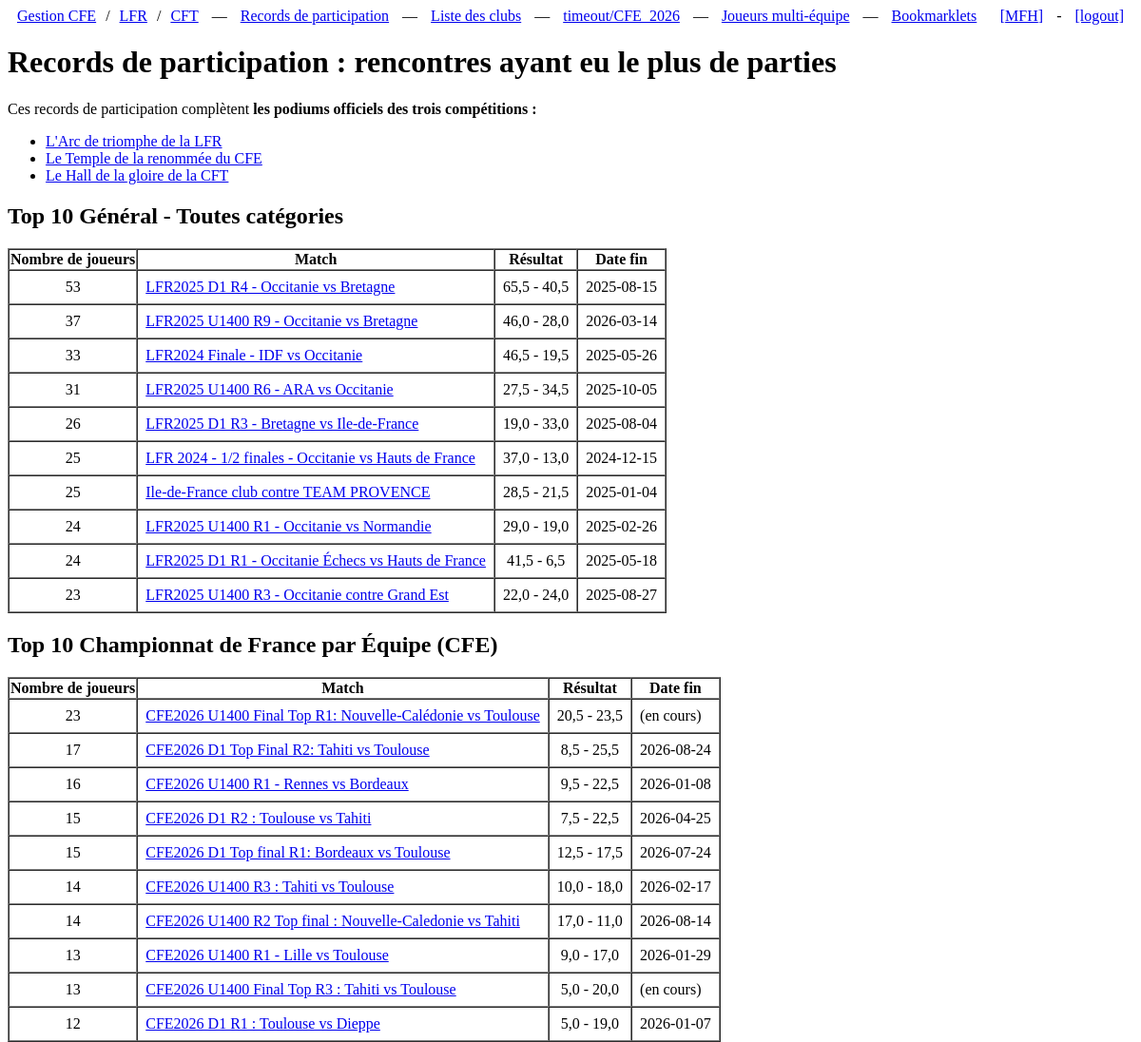
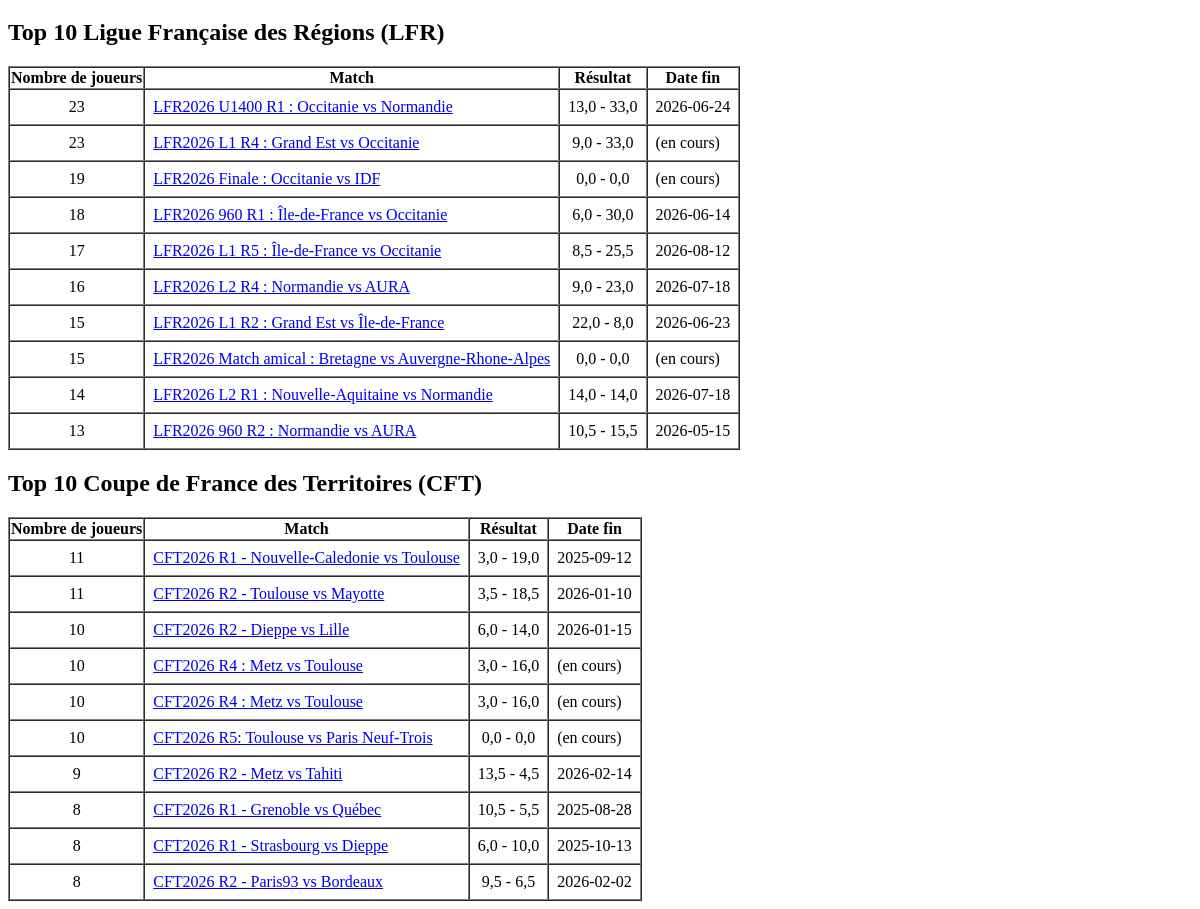
/top10/ (signed in), run on the app's committed database (2 pictures, top to bottom).
### tournoi/models.py (models this page shows, shortened)
class BaseModel(models.Model):
    id = models.CharField(max_length=100, primary_key=True)
    name = models.CharField(max_length=200, blank=True, default='')
    class Meta:
        abstract = True
    @property # so we can use `club.url` in Python or `{{ club.url }}` in HTML!
    def url(self): return self.url_prefix + self.id
    raw_data = models.JSONField(default=dict, blank=True)

class Match(BaseModel):
    api_prefix = "https://api.chess.com/pub/match/"
    url_prefix = "https://www.chess.com/club/matches/"
    competition = models.ForeignKey(Competition, on_delete=models.CASCADE, related_name='matches')
    status = models.CharField(max_length=50, blank=True)
    team1 = models.ForeignKey(Club, on_delete=models.SET_NULL, null=True, related_name='matches_as_team1')#club1
    team2 = models.ForeignKey(Club, on_delete=models.SET_NULL, null=True, related_name='matches_as_team2')#club2
    score_team1 = models.FloatField(default=0)
    score_team2 = models.FloatField(default=0)
    num_boards = models.IntegerField(default=0)
    @property
    def end_date(self) -> datetime | None:
        try: return datetime.fromtimestamp(int(self.raw_data['end_time']))
        except (KeyError, ValueError, TypeError): return None

### tournoi/views.py (the view)
# urls.py: path('top10/', views.top10, name='top10'),  # Records de participation
def top10(request):
    current_year = str(date.today().year)
    matches = Match.objects.annotate(
            finished=F('score_team1') + F('score_team2')
        ).order_by( '-num_boards', '-finished',
                    F('raw_data__end_time').asc(nulls_last=True))
    top10 = {'': {  "name": "Général - Toutes catégories",
                    "matches": matches[:10] },
            'CFE': { 'name': 'Championnat de France par Équipe (CFE)'},
            'LFR': { 'name': 'Ligue Française des Régions (LFR)'},
            'CFT': { 'name': 'Coupe de France des Territoires (CFT)'},
        }
    matches = matches.filter(name__icontains=current_year)
    for code,data in top10.items():
        if code: data['matches'] = matches.filter(name__icontains=code)[:10]
    return render(request, 'tournoi/top10.html', {'sections': top10 })

### templates/tournoi/top10.html (shortened to what this page needs)
{% extends 'base.html' %}
{% block content %}
<h1>Records de participation : rencontres ayant eu le plus de parties</h1>
Ces records de participation complètent <b> les podiums officiels des trois compétitions&nbsp;:</b>
<ul>
<li><a href="https://www.chess.com/fr/clubs/forum/view/arc-de-triomphe">
    L'Arc de triomphe de la LFR</a>
</li>
<li><a href="https://www.chess.com/fr/clubs/forum/view/temple-de-la-renommee-du-cfe">
    Le Temple de la renommée du CFE</a>
</li>
<li><a href="https://www.chess.com/fr/clubs/forum/view/hall-de-la-gloire-2">
    Le Hall de la gloire de la CFT</a>
</li>
</ul>
{% for code,section in sections.items %}
    <h2>Top 10 {{ section.name }}</h2>
<table border=1 cellspacing=0>
    <thead>
        <tr><th>Nombre de joueurs</th><th>Match</th><th>Résultat</th><th>Date fin</th></tr>
    </thead>
    <tbody>
{% for match in section.matches %}
    <tr>
        <td align=center>{{ match.num_boards }}</td>
        <td><a href="{{match.url}}">{{ match.name }}</a></td>
        <td align=center>{{ match.score_team1 }} - {{ match.score_team2 }}</td>
        <td>{{ match.end_date|date:'Y-m-d'|default:'(en cours)' }}</td>
    </tr>
{% empty %}
    <tr><td colspan="2">Aucun enregistrement trouvé.</td></tr>
{% endfor %}
    </tbody>
</table>
{% endfor %}
{% endblock content %}

### templates/base.html (shortened to what this page needs)
<!DOCTYPE html>
<html>
<head>
</head>
<body>
    <nav>
        <a href="/CFE">Gestion CFE</a>/<a href="/LFR">LFR</a>/<a href="/CFT">CFT</a>
        &mdash; <a href="/top10">Records de participation</a>
        &mdash; <a href="/clubs">Liste des clubs</a>
    {% if user.is_staff %}
        &mdash; <a href="/timeout/CFE_2026/">timeout/CFE_2026</a>
    {% endif %}{% if user.is_authenticated %}
        &mdash; <a href="/multiequipe/">Joueurs multi-équipe</a>
        &mdash; <a href="/bookmarklets/">Bookmarklets</a>
    {% endif %}
    <span style="float:right;">
    {% if user.is_authenticated %}
        <a href="/admin/">[{{ user.username }}]</a> - <a href="/admin/logout/">[logout]</a>
    {% else %}
        <a href="/admin/login/?next={{ request.path }}"> [login] </a>
    {% endif %}
    </span>
    </nav>
<div class="container mt-3">
    <div id="content">
        {% block content %}{% endblock %}
    </div>
</body>
</html>

### templates/base.html (style rules this page uses)
nav a { padding: 10px ; }

### templates/tournoi/top10.html (style rules this page uses)
td { padding:6pt }

### data on the page
Match: num_boards "53", name "LFR2025 D1 R4 - Occitanie vs Bretagne", score_team1 "65,5", score_team2 "40,5", end_date "2025-08-15"
Match: num_boards "37", name "LFR2025 U1400 R9 - Occitanie vs Bretagne", score_team1 "46,0", score_team2 "28,0", end_date "2026-03-14"
Match: num_boards "33", name "LFR2024 Finale - IDF vs Occitanie", score_team1 "46,5", score_team2 "19,5", end_date "2025-05-26"
Match: num_boards "31", name "LFR2025 U1400 R6 - ARA vs Occitanie", score_team1 "27,5", score_team2 "34,5", end_date "2025-10-05"
Match: num_boards "26", name "LFR2025 D1 R3 - Bretagne vs Ile-de-France", score_team1 "19,0", score_team2 "33,0", end_date "2025-08-04"
Match: num_boards "25", name "LFR 2024 - 1/2 finales - Occitanie vs Hauts de France", score_team1 "37,0", score_team2 "13,0", end_date "2024-12-15"
Match: num_boards "25", name "Ile-de-France club contre TEAM PROVENCE", score_team1 "28,5", score_team2 "21,5", end_date "2025-01-04"
Match: num_boards "24", name "LFR2025 U1400 R1 - Occitanie vs Normandie", score_team1 "29,0", score_team2 "19,0", end_date "2025-02-26"
Match: num_boards "24", name "LFR2025 D1 R1 - Occitanie Échecs vs Hauts de France", score_team1 "41,5", score_team2 "6,5", end_date "2025-05-18"
Match: num_boards "23", name "LFR2025 U1400 R3 - Occitanie contre Grand Est", score_team1 "22,0", score_team2 "24,0", end_date "2025-08-27"
Match: num_boards "23", name "CFE2026 U1400 Final Top R1: Nouvelle-Calédonie vs Toulouse", score_team1 "20,5", score_team2 "23,5", end_date "(en cours)"
Match: num_boards "17", name "CFE2026 D1 Top Final R2: Tahiti vs Toulouse", score_team1 "8,5", score_team2 "25,5", end_date "2026-08-24"
Match: num_boards "16", name "CFE2026 U1400 R1 - Rennes vs Bordeaux", score_team1 "9,5", score_team2 "22,5", end_date "2026-01-08"
Match: num_boards "15", name "CFE2026 D1 R2 : Toulouse vs Tahiti", score_team1 "7,5", score_team2 "22,5", end_date "2026-04-25"
Match: num_boards "15", name "CFE2026 D1 Top final R1: Bordeaux vs Toulouse", score_team1 "12,5", score_team2 "17,5", end_date "2026-07-24"
Match: num_boards "14", name "CFE2026 U1400 R3 : Tahiti vs Toulouse", score_team1 "10,0", score_team2 "18,0", end_date "2026-02-17"
Match: num_boards "14", name "CFE2026 U1400 R2 Top final : Nouvelle-Caledonie vs Tahiti", score_team1 "17,0", score_team2 "11,0", end_date "2026-08-14"
Match: num_boards "13", name "CFE2026 U1400 R1 - Lille vs Toulouse", score_team1 "9,0", score_team2 "17,0", end_date "2026-01-29"
Match: num_boards "13", name "CFE2026 U1400 Final Top R3 : Tahiti vs Toulouse", score_team1 "5,0", score_team2 "20,0", end_date "(en cours)"
Match: num_boards "12", name "CFE2026 D1 R1 : Toulouse vs Dieppe", score_team1 "5,0", score_team2 "19,0", end_date "2026-01-07"
Match: num_boards "23", name "LFR2026 U1400 R1 : Occitanie vs Normandie", score_team1 "13,0", score_team2 "33,0", end_date "2026-06-24"
Match: num_boards "23", name "LFR2026 L1 R4 : Grand Est vs Occitanie", score_team1 "9,0", score_team2 "33,0", end_date "(en cours)"
Match: num_boards "19", name "LFR2026 Finale : Occitanie vs IDF", score_team1 "0,0", score_team2 "0,0", end_date "(en cours)"
Match: num_boards "18", name "LFR2026 960 R1 : Île-de-France vs Occitanie", score_team1 "6,0", score_team2 "30,0", end_date "2026-06-14"
Match: num_boards "17", name "LFR2026 L1 R5 : Île-de-France vs Occitanie", score_team1 "8,5", score_team2 "25,5", end_date "2026-08-12"
Match: num_boards "16", name "LFR2026 L2 R4 : Normandie vs AURA", score_team1 "9,0", score_team2 "23,0", end_date "2026-07-18"
Match: num_boards "15", name "LFR2026 L1 R2 : Grand Est vs Île-de-France", score_team1 "22,0", score_team2 "8,0", end_date "2026-06-23"
Match: num_boards "15", name "LFR2026 Match amical : Bretagne vs Auvergne-Rhone-Alpes", score_team1 "0,0", score_team2 "0,0", end_date "(en cours)"
Match: num_boards "14", name "LFR2026 L2 R1 : Nouvelle-Aquitaine vs Normandie", score_team1 "14,0", score_team2 "14,0", end_date "2026-07-18"
Match: num_boards "13", name "LFR2026 960 R2 : Normandie vs AURA", score_team1 "10,5", score_team2 "15,5", end_date "2026-05-15"
Match: num_boards "11", name "CFT2026 R1 - Nouvelle-Caledonie vs Toulouse", score_team1 "3,0", score_team2 "19,0", end_date "2025-09-12"
Match: num_boards "11", name "CFT2026 R2 - Toulouse vs Mayotte", score_team1 "3,5", score_team2 "18,5", end_date "2026-01-10"
Match: num_boards "10", name "CFT2026 R2 - Dieppe vs Lille", score_team1 "6,0", score_team2 "14,0", end_date "2026-01-15"
Match: num_boards "10", name "CFT2026 R4 : Metz vs Toulouse", score_team1 "3,0", score_team2 "16,0", end_date "(en cours)"
Match: num_boards "10", name "CFT2026 R4 : Metz vs Toulouse", score_team1 "3,0", score_team2 "16,0", end_date "(en cours)"
Match: num_boards "10", name "CFT2026 R5: Toulouse vs Paris Neuf-Trois", score_team1 "0,0", score_team2 "0,0", end_date "(en cours)"
Match: num_boards "9", name "CFT2026 R2 - Metz vs Tahiti", score_team1 "13,5", score_team2 "4,5", end_date "2026-02-14"
Match: num_boards "8", name "CFT2026 R1 - Grenoble vs Québec", score_team1 "10,5", score_team2 "5,5", end_date "2025-08-28"
Match: num_boards "8", name "CFT2026 R1 - Strasbourg vs Dieppe", score_team1 "6,0", score_team2 "10,0", end_date "2025-10-13"
Match: num_boards "8", name "CFT2026 R2 - Paris93 vs Bordeaux", score_team1 "9,5", score_team2 "6,5", end_date "2026-02-02"

### other printed values
{{ user.username }} "MFH"
{{ section.name }} "Général - Toutes catégories" "Championnat de France par Équipe (CFE)" "Ligue Française des Régions (LFR)" "Coupe de France des Territoires (CFT)"
